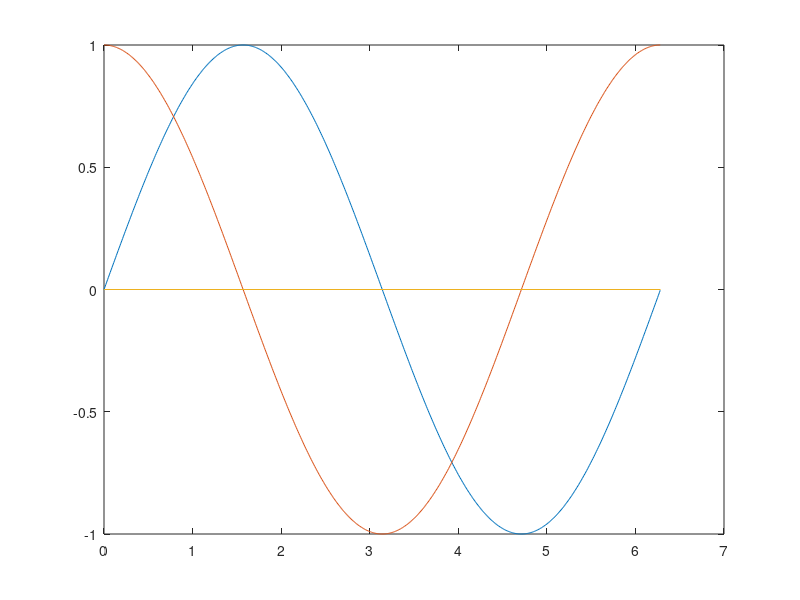

Reproduce this figure in MATLAB.
clear; clc; close all;

x = 0:0.01:2*pi;
delx = 0.00001;
y = sin(x);
plot(x, y);
hold on
ydash = (sin(x+delx) - sin(x))/delx;
plot(x, ydash);
hold on
plot([0 2*pi], [0 0]);
